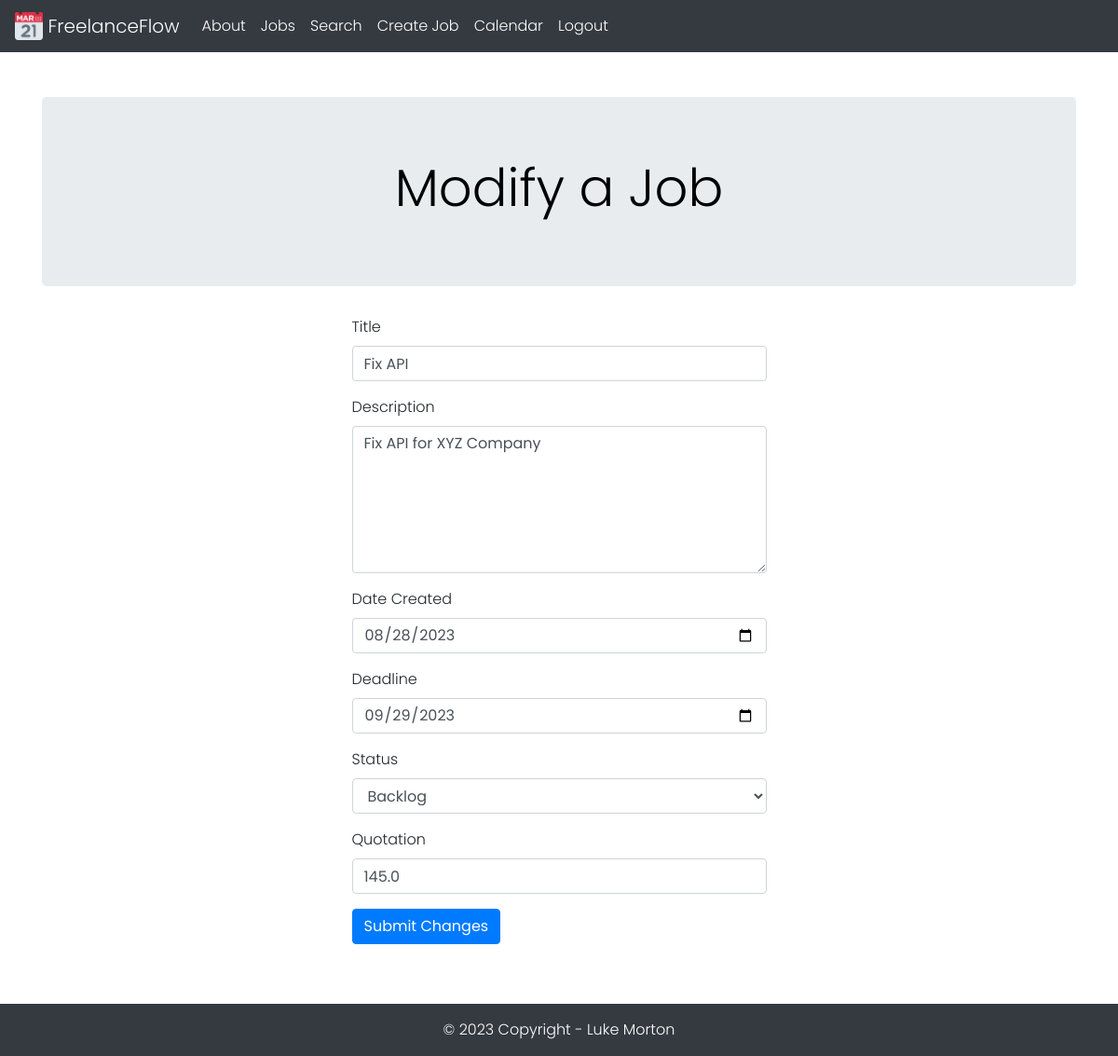
/46/modifyjob (signed in), run on the app's committed database.
### tables this page shows
CREATE TABLE Jobs (
    jobid INTEGER PRIMARY KEY AUTOINCREMENT,
    title TEXT NOT NULL,
    description TEXT NOT NULL,
    datecreated TEXT NOT NULL,
    deadline TEXT NOT NULL,
    status TEXT NOT NULL,
    quotation REAL NOT NULL,
    createdby INTEGER,
    FOREIGN KEY (createdby) REFERENCES Users(userid)
);

### application.py (the view, shortened to what this page needs)
@app.route('/<int:job_id>/modifyjob', methods=('GET', 'POST'))
@login_required
def modifyjob(job_id):
    job = get_job(job_id)
    return render_template('modifyjob.html', job=job)

### application.py (called while the page is built)
def database_connection():
    conn = sqlite3.connect('freelanceflow.db')
    conn.row_factory = sqlite3.Row
    return conn

@login_manager.user_loader
def load_user(user_id):
    conn = database_connection()
    user_data = conn.execute('SELECT * FROM Users WHERE userid = ?', (user_id,)).fetchone()
    conn.close()
    if user_data is None:
        return None
    user = User(user_data['userid'], user_data['emailaddress'], user_data['password'], user_data['firstname'], user_data['lastname'], user_data['username'], user_data['accounttype'])
    return user

def get_job(job_id):
    conn = database_connection()
    job = conn.execute('SELECT * FROM Jobs WHERE jobid = ?', (job_id,)).fetchone()
    conn.close()
    if job is None:
        abort(404)
    return job

### templates/modifyjob.html (shortened to what this page needs)
{% extends 'base.html' %}
{% block jumbotron_title %} Modify a Job {% endblock %}
{% block content %}
    <div class="container">
        <div class="row justify-content-center">
            <div class="col-md-5">
                <form method="POST">
                    <div class="form-group">
                        <label for="title">Title</label>
                        <input type="text" class="form-control" name="title" placeholder="Job title" value="{{ request.form['title'] or job['title'] }}" required>
                    </div>
                    <div class="form-group">
                        <label for="content">Description</label>
                        <textarea class="form-control" name="description" placeholder="Enter details about the job here..." rows="6" required>{{ request.form['description'] or job['description'] }}</textarea>
                    </div>
                    <div class="form-group">
                        <label for="datecreated">Date Created</label>
                        <input type="date" class="form-control" name="datecreated" value="{{ request.form['datecreated'] or job['datecreated'] }}" required>
                    </div>
                    <div class="form-group">
                        <label for="deadline">Deadline</label>
                        <input type="date" class="form-control" name="deadline" value="{{ request.form['deadline'] or job['deadline'] }}" required>
                    </div>
                    <div class="form-group">
                        <label for="status">Status</label>
                        <select class="form-control" name="status" required>
                            <option value="Backlog" {% if job['status'] == 'Backlog' %}selected{% endif %}>Backlog</option>
                        </select>
                    </div>
                    <div class="form-group">
                        <label for="status">Quotation</label>
                        <input type="text" class="form-control" name="quotation" aria-label="Amount (to the nearest Euro)" value="{{ request.form['quotation'] or job['quotation'] }}" required>
                    </div>
                    <button type="submit" class="btn btn-primary">Submit Changes</button>
                </form>
            </div>
        </div>
    </div>
{% endblock %}

### static/css/style.css (style rules this page uses)
* { margin: 0 }
html, body { width: 100%; }
body { background-color: rgb(255, 255, 255); font-family: 'Poppins', sans-serif; font-weight: 300; padding-bottom: 120px; }

### data on the page
Jobs: title "Fix API", description "Fix API for XYZ Company", datecreated "08/28/2023", deadline "09/29/2023", status "Backlog", quotation "145.0"
